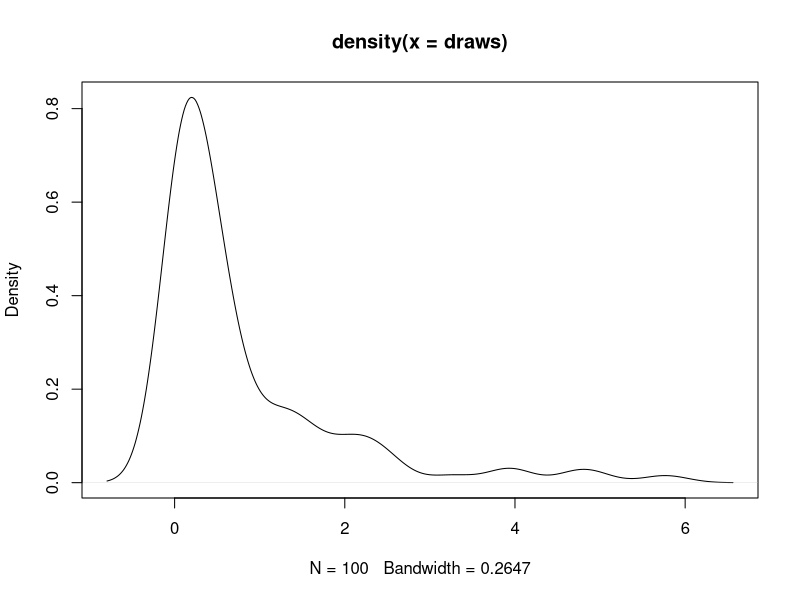
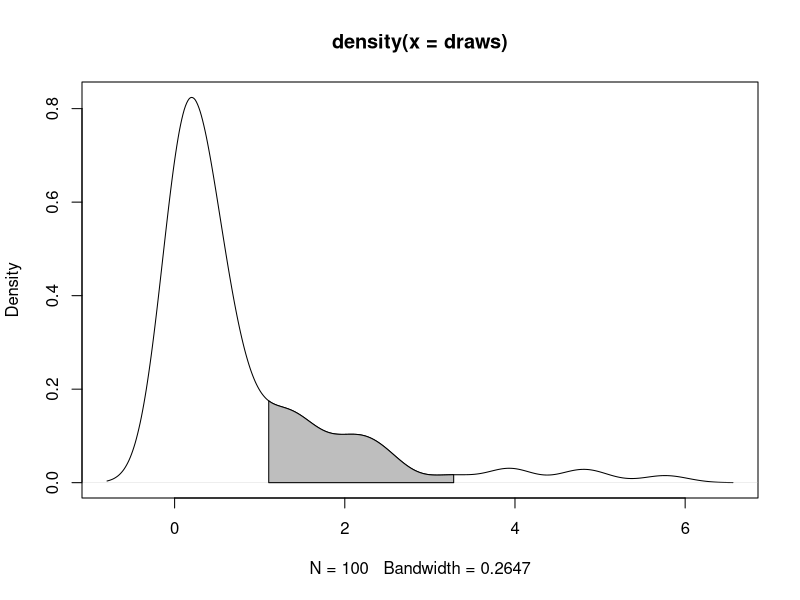
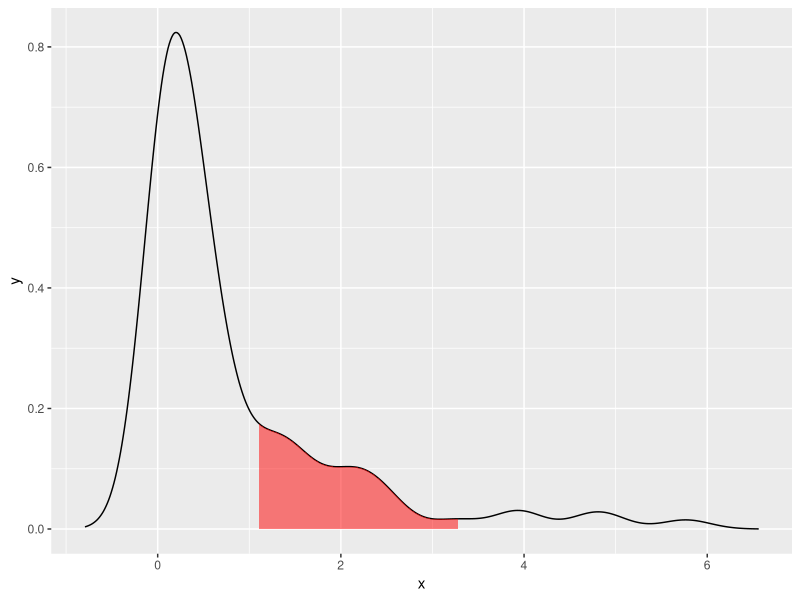

The R source for these figures, in order:
## ---- chunk 1
set.seed(1)
draws <- rnorm(100)^2
dens <- density(draws)
plot(dens)
## ---- chunk 2
q75 <- quantile(draws, .75)
q95 <- quantile(draws, .95)
## ---- chunk 3
x1 <- min(which(dens$x >= q75))  
x2 <- max(which(dens$x <  q95))
plot(dens)
with(dens, polygon(x=c(x[c(x1,x1:x2,x2)]), y= c(0, y[x1:x2], 0), col="gray"))
## ---- chunk 4
dd <- with(dens,data.frame(x,y))
library(ggplot2)
qplot(x,y,data=dd,geom="line")+
  geom_ribbon(data=subset(dd,x>q75 & x<q95),aes(ymax=y),ymin=0,
              fill="red",colour=NA,alpha=0.5)
